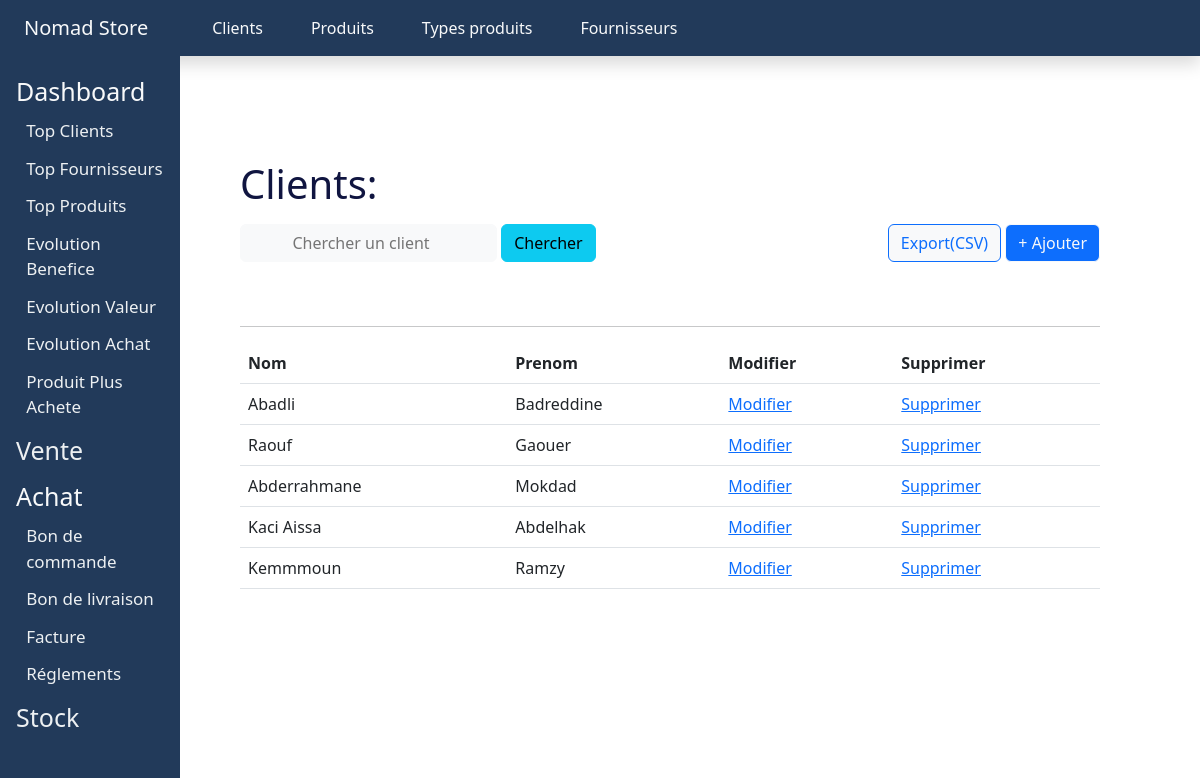
/clients/, run on the app's committed database.
### application/models.py (models this page shows, shortened)
class Client(models.Model):
    Nom_client = models.CharField(max_length=50)
    Prenom_client = models.CharField(max_length=50)
    Adr_client = models.CharField(max_length=50)
    Tel_client = models.IntegerField()
    Credit = models.IntegerField(default=0)

### application/views.py (the view)
# urls.py: path('clients/',views.afficher_clients , name='ClientList'),
def afficher_clients(request):                                                                           #Afficher les clients
    clients = Client.objects.all()
    return render(request,'liste_clients.html',{"clients":clients})

### application/templates/liste_clients.html (shortened to what this page needs)
<!DOCTYPE html>
<html>
  {% load static %}
  <head>
  </head>
  <body>
    {% include 'header.html' %}
    <section>
      <h1 class="items-list-title">Clients:</h1>
      <div class="d-flex justify-content-between pt-2 pb-5">
        <div class="d-flex justify-content-between">
          <form
            method="post"
            class="col-auto"
            action="{% url 'Chercher_client' %}"
          >
            <input
              type="search"
              name="client_chercher"
              class="col-auto btn btn-light"
              placeholder="Chercher un client"
            />
            <button class="btn btn-info col-auto" type="submit">
              Chercher
            </button>
          </form>
        </div>
        <div>
          <a class="col-auto" href="{% url 'ExpClientCSV' %}">
            <button class="btn btn-outline-primary btn-light">
              Export(CSV)
            </button></a
          >
          <a
            class="col-auto col-auto-offset-9"
            href="{% url 'Ajouter_client' %}"
            ><button class="btn btn-primary btn-outline-light">
              + Ajouter
            </button></a
          >
        </div>
      </div>
      <hr />
      <table class="table">
        <thead>
          <tr>
            <th scope="col">Nom</th>
            <th scope="col">Prenom</th>
            <th scope="col">Modifier</th>
            <th scope="col">Supprimer</th>
          </tr>
        </thead>
        <tbody>
          {% for client in clients %}
          <tr>
            <td>{{ client.Nom_client }}</td>
            <td>{{ client.Prenom_client }}</td>
            <td>
              <a href="{% url 'Edit_client' client.id %}">Modifier</a>
            </td>
            <td>
              <a href="{% url 'Supp_client' client.id %}">Supprimer</a>
            </td>
          </tr>
          {% endfor %}
        </tbody>
      </table>
    </section>
  </body>
</html>

### application/static/css/style.css (style rules this page uses)
section { background-color: #fff; height: 80vh; width: 80%; overflow-y: scroll; border-radius: 10px; position: absolute; top: 110px; right: 50px; padding: 50px; }
.items-list-title { color: #101540; }

### data on the page
Client: Nom_client "Abadli", Prenom_client "Badreddine"
Client: Nom_client "Raouf", Prenom_client "Gaouer"
Client: Nom_client "Abderrahmane", Prenom_client "Mokdad"
Client: Nom_client "Kaci Aissa", Prenom_client "Abdelhak"
Client: Nom_client "Kemmmoun", Prenom_client "Ramzy"
